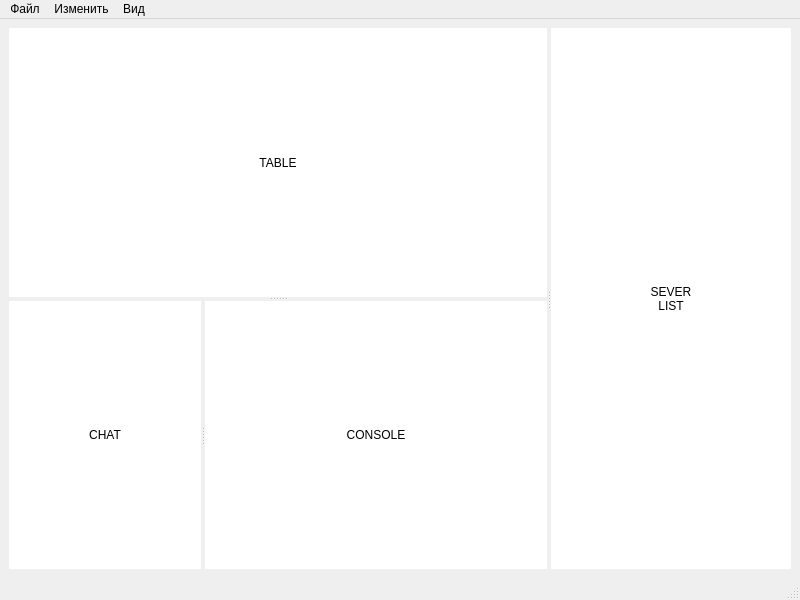
<?xml version="1.0" encoding="UTF-8"?>
<ui version="4.0">
 <class>MainWindow</class>
 <widget class="QMainWindow" name="MainWindow">
  <property name="geometry">
   <rect>
    <x>0</x>
    <y>0</y>
    <width>800</width>
    <height>600</height>
   </rect>
  </property>
  <property name="windowTitle">
   <string>MainWindow</string>
  </property>
  <property name="styleSheet">
   <string notr="true">QLabel {
	background-color: white;
	color: black;
}</string>
  </property>
  <widget class="QWidget" name="centralwidget">
   <layout class="QGridLayout" name="gridLayout_5">
    <item row="0" column="0">
     <widget class="QSplitter" name="splitter_TaSL">
      <property name="orientation">
       <enum>Qt::Orientation::Horizontal</enum>
      </property>
      <property name="childrenCollapsible">
       <bool>false</bool>
      </property>
      <widget class="QSplitter" name="splitter_TaCC">
       <property name="orientation">
        <enum>Qt::Orientation::Vertical</enum>
       </property>
       <property name="childrenCollapsible">
        <bool>false</bool>
       </property>
       <widget class="QWidget" name="Table" native="true">
        <layout class="QGridLayout" name="gridLayout_3">
         <item row="0" column="0">
          <widget class="QLabel" name="label">
           <property name="text">
            <string>TABLE</string>
           </property>
           <property name="alignment">
            <set>Qt::AlignmentFlag::AlignCenter</set>
           </property>
          </widget>
         </item>
        </layout>
       </widget>
       <widget class="QSplitter" name="splitter_CC">
        <property name="midLineWidth">
         <number>0</number>
        </property>
        <property name="orientation">
         <enum>Qt::Orientation::Horizontal</enum>
        </property>
        <property name="childrenCollapsible">
         <bool>false</bool>
        </property>
        <widget class="QWidget" name="Chat" native="true">
         <property name="enabled">
          <bool>true</bool>
         </property>
         <layout class="QGridLayout" name="gridLayout_2">
          <item row="0" column="0">
           <widget class="QLabel" name="label_3">
            <property name="text">
             <string>CHAT</string>
            </property>
            <property name="alignment">
             <set>Qt::AlignmentFlag::AlignCenter</set>
            </property>
           </widget>
          </item>
         </layout>
        </widget>
        <widget class="QWidget" name="Console" native="true">
         <layout class="QGridLayout" name="gridLayout">
          <item row="0" column="0">
           <widget class="QLabel" name="label_4">
            <property name="text">
             <string>CONSOLE</string>
            </property>
            <property name="alignment">
             <set>Qt::AlignmentFlag::AlignCenter</set>
            </property>
           </widget>
          </item>
         </layout>
        </widget>
       </widget>
      </widget>
      <widget class="QWidget" name="ServerList" native="true">
       <layout class="QGridLayout" name="gridLayout_4">
        <item row="0" column="0">
         <widget class="QLabel" name="label_2">
          <property name="text">
           <string>SEVER
LIST</string>
          </property>
          <property name="alignment">
           <set>Qt::AlignmentFlag::AlignCenter</set>
          </property>
         </widget>
        </item>
       </layout>
      </widget>
     </widget>
    </item>
   </layout>
  </widget>
  <widget class="QMenuBar" name="menubar">
   <property name="geometry">
    <rect>
     <x>0</x>
     <y>0</y>
     <width>800</width>
     <height>25</height>
    </rect>
   </property>
   <widget class="QMenu" name="File">
    <property name="title">
     <string>Файл</string>
    </property>
    <addaction name="action_Join"/>
    <addaction name="action_Disconnect"/>
    <addaction name="action_Rejoin"/>
    <addaction name="action_Exit"/>
   </widget>
   <widget class="QMenu" name="Edit">
    <property name="title">
     <string>Изменить</string>
    </property>
    <addaction name="action_Settings"/>
   </widget>
   <widget class="QMenu" name="View">
    <property name="title">
     <string>Вид</string>
    </property>
    <addaction name="action_Table"/>
    <addaction name="action_Chat"/>
    <addaction name="action_Console"/>
    <addaction name="action_ServerList"/>
   </widget>
   <addaction name="File"/>
   <addaction name="Edit"/>
   <addaction name="View"/>
  </widget>
  <widget class="QStatusBar" name="statusbar"/>
  <action name="action_Join">
   <property name="text">
    <string>Присоединиться</string>
   </property>
  </action>
  <action name="action_Disconnect">
   <property name="text">
    <string>Отключиться</string>
   </property>
  </action>
  <action name="action_Rejoin">
   <property name="text">
    <string>Перезайти</string>
   </property>
  </action>
  <action name="action_Settings">
   <property name="text">
    <string>Настройки</string>
   </property>
  </action>
  <action name="action_Table">
   <property name="checkable">
    <bool>true</bool>
   </property>
   <property name="text">
    <string>Стол</string>
   </property>
  </action>
  <action name="action_Chat">
   <property name="checkable">
    <bool>true</bool>
   </property>
   <property name="text">
    <string>Чат</string>
   </property>
  </action>
  <action name="action_Console">
   <property name="checkable">
    <bool>true</bool>
   </property>
   <property name="text">
    <string>Консоль</string>
   </property>
  </action>
  <action name="action_ServerList">
   <property name="checkable">
    <bool>true</bool>
   </property>
   <property name="text">
    <string>Список Серверов</string>
   </property>
  </action>
  <action name="action_Exit">
   <property name="icon">
    <iconset theme="QIcon::ThemeIcon::ApplicationExit"/>
   </property>
   <property name="text">
    <string>Выйти</string>
   </property>
   <property name="menuRole">
    <enum>QAction::MenuRole::QuitRole</enum>
   </property>
  </action>
 </widget>
 <resources/>
 <connections/>
</ui>
